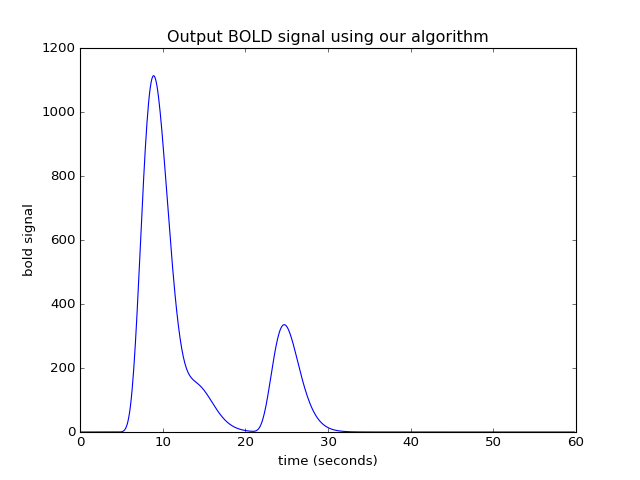

Recreate this plot in Python.
N = n_time_points
M = n_hrf_points
bold_signal = np.zeros(N + M - 1)  # adding the tail
for i in range(N):
    input_value = neural_signal[i]
    # Adding the shifted, scaled HRF
    bold_signal[i : i + n_hrf_points] += hrf_signal * input_value
# We have to extend 'times' to deal with more points in 'bold_signal'
extra_times = np.arange(n_hrf_points - 1) * 0.1 + 40
times_and_tail = np.concatenate((times, extra_times))
plt.plot(times_and_tail, bold_signal)
# [...]
plt.xlabel('time (seconds)')
# <...>
plt.ylabel('bold signal')
# <...>
plt.title('Output BOLD signal using our algorithm')
# <...>
